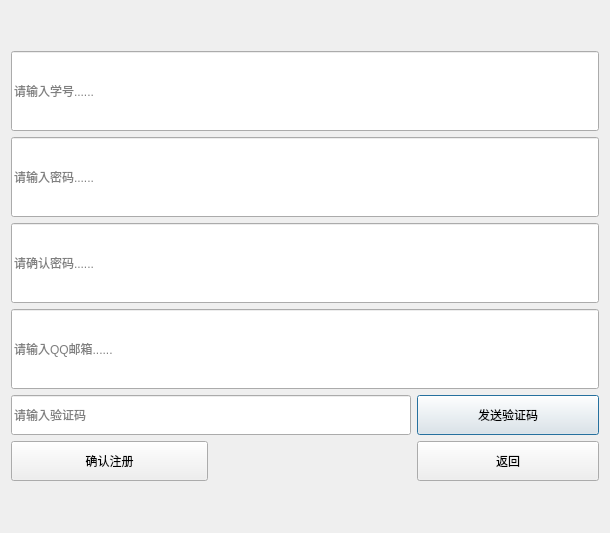
<?xml version="1.0" encoding="UTF-8"?>
<ui version="4.0">
 <class>Register</class>
 <widget class="QDialog" name="Register">
  <property name="geometry">
   <rect>
    <x>0</x>
    <y>0</y>
    <width>610</width>
    <height>533</height>
   </rect>
  </property>
  <property name="minimumSize">
   <size>
    <width>500</width>
    <height>500</height>
   </size>
  </property>
  <property name="windowTitle">
   <string>Dialog</string>
  </property>
  <property name="styleSheet">
   <string notr="true">background-image: url(:/new/prefix1/980.jpg);</string>
  </property>
  <layout class="QGridLayout" name="gridLayout_2">
   <item row="0" column="0">
    <layout class="QGridLayout" name="gridLayout">
     <item row="3" column="0" colspan="3">
      <widget class="QLineEdit" name="qqmail">
       <property name="minimumSize">
        <size>
         <width>500</width>
         <height>80</height>
        </size>
       </property>
       <property name="placeholderText">
        <string>请输入QQ邮箱......</string>
       </property>
      </widget>
     </item>
     <item row="4" column="2">
      <widget class="QPushButton" name="sendCodeButton">
       <property name="minimumSize">
        <size>
         <width>100</width>
         <height>40</height>
        </size>
       </property>
       <property name="text">
        <string>发送验证码</string>
       </property>
      </widget>
     </item>
     <item row="1" column="0" colspan="3">
      <widget class="QLineEdit" name="userpwd">
       <property name="minimumSize">
        <size>
         <width>500</width>
         <height>80</height>
        </size>
       </property>
       <property name="placeholderText">
        <string>请输入密码......</string>
       </property>
      </widget>
     </item>
     <item row="0" column="0" colspan="3">
      <widget class="QLineEdit" name="userid">
       <property name="minimumSize">
        <size>
         <width>500</width>
         <height>80</height>
        </size>
       </property>
       <property name="placeholderText">
        <string>请输入学号......</string>
       </property>
      </widget>
     </item>
     <item row="5" column="2">
      <widget class="QPushButton" name="BackButton">
       <property name="minimumSize">
        <size>
         <width>100</width>
         <height>40</height>
        </size>
       </property>
       <property name="text">
        <string>返回</string>
       </property>
      </widget>
     </item>
     <item row="2" column="0" colspan="3">
      <widget class="QLineEdit" name="confirmuserpwd">
       <property name="minimumSize">
        <size>
         <width>500</width>
         <height>80</height>
        </size>
       </property>
       <property name="placeholderText">
        <string>请确认密码......</string>
       </property>
      </widget>
     </item>
     <item row="4" column="0" colspan="2">
      <widget class="QLineEdit" name="codeEdit">
       <property name="minimumSize">
        <size>
         <width>400</width>
         <height>40</height>
        </size>
       </property>
       <property name="placeholderText">
        <string>请输入验证码</string>
       </property>
      </widget>
     </item>
     <item row="5" column="0">
      <widget class="QPushButton" name="confirmRegister">
       <property name="minimumSize">
        <size>
         <width>100</width>
         <height>40</height>
        </size>
       </property>
       <property name="text">
        <string>确认注册</string>
       </property>
      </widget>
     </item>
    </layout>
   </item>
  </layout>
 </widget>
 <resources/>
 <connections/>
</ui>
